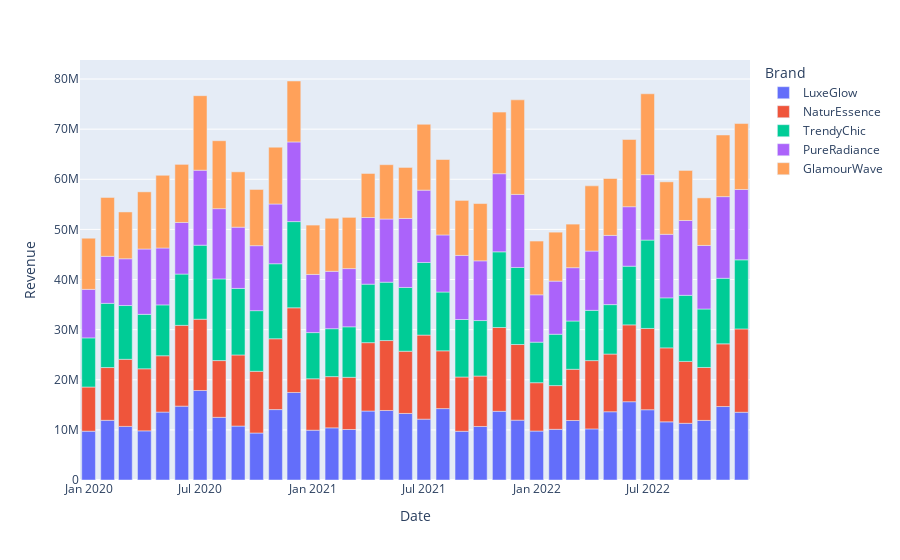

The notebook cell saved with this chart:
### Markdown cell above
#### Histograms

### Code cell
fig_brands_rev = px.bar(raw_data, x='Date', y='Revenue', color='Brand')
fig_brands_rev.show()
